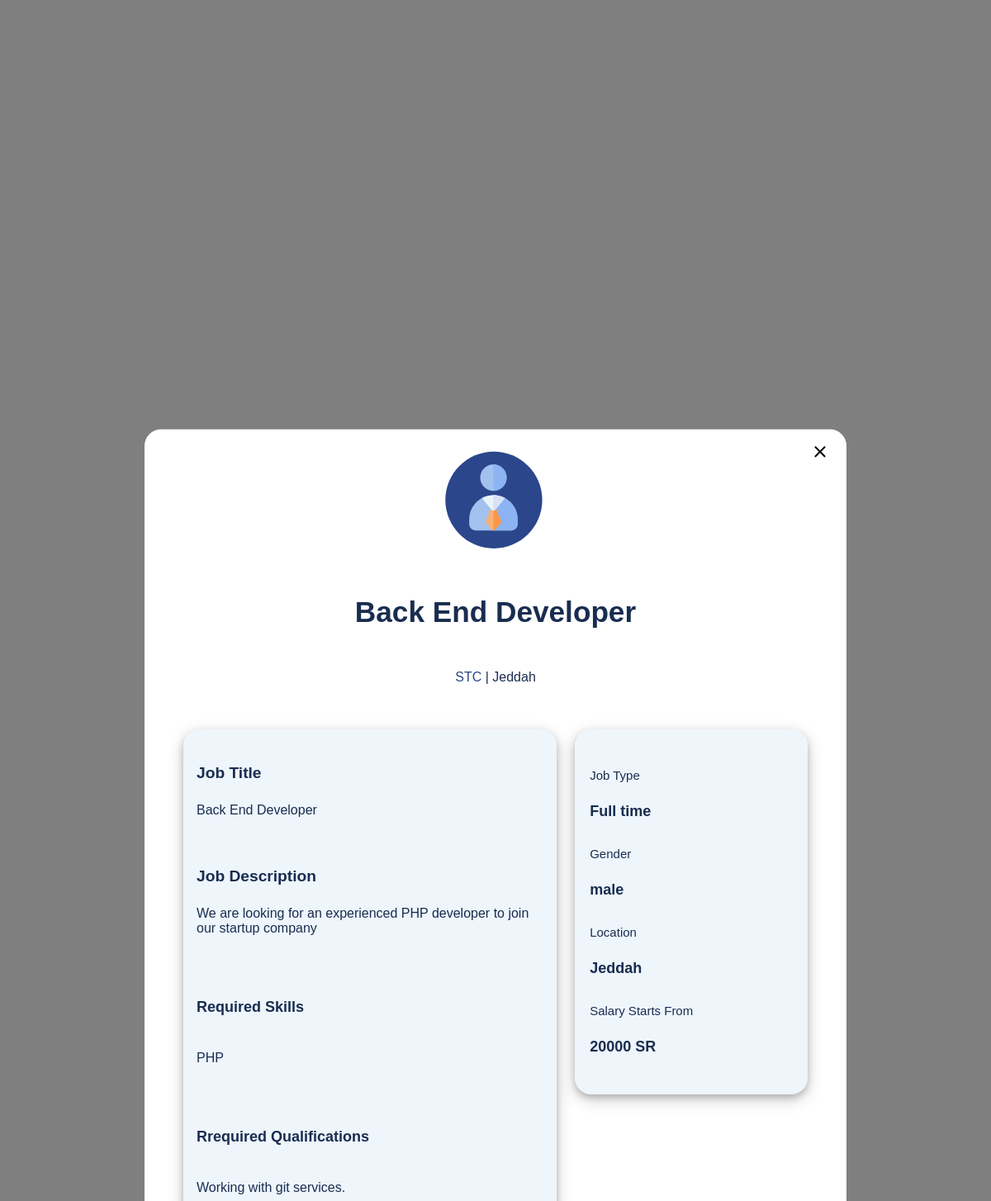
The page /JobDetailsPopUp.php?JOB_ID=1 on the database its author committed.
### tables this page shows
CREATE TABLE `job` (
  `ID` int(11) NOT NULL AUTO_INCREMENT,
  `city` varchar(50) NOT NULL,
  `major` varchar(50) NOT NULL,
  `position` varchar(50) NOT NULL,
  `jobType` varchar(10) NOT NULL,
  `companyName` varchar(50) NOT NULL,
  `title` varchar(50) NOT NULL,
  `description` text NOT NULL,
  `skills` text NOT NULL,
  `qualifications` text NOT NULL,
  `gender` varchar(10) NOT NULL,
  `salary` int(11) NOT NULL,
  `employer_email` varchar(50) NOT NULL,
       PRIMARY KEY(`ID`),
       
       FOREIGN KEY (`companyName`)
        REFERENCES `employer` (`name`) ON DELETE CASCADE ON UPDATE CASCADE ,    
        FOREIGN KEY (`employer_email`)
        REFERENCES `employer` (`email`) ON DELETE CASCADE 
        

);

### JobDetailsPopUp.php (the view, shortened to what this page needs)
<?php
if (!($database = mysqli_connect("localhost", "root", "")))
  die("<p>Could not connect to database</p>");
$jobID = $_SESSION['jobID'];
$Page = $_SESSION['Page'];
$query2 = "SELECT * FROM job WHERE ID = '$jobID'";
$result2 = mysqli_query($database, $query2);
if ($result2) {
  while ($data = mysqli_fetch_assoc($result2)) {
    $position = $data['position'];
    $jobType = $data['jobType'];
    $companyName = $data['companyName'];
    $title = $data['title'];
    $description = $data['description'];
    $skills = $data['skills'];
    $qualifications = $data['qualifications'];
    $gender = $data['gender'];
    $salary = $data['salary'];
    $city = $data['city'];
    $title = $data['title'];
  }
}
?>
<!DOCTYPE html>
<html lang="en">
<head>
  <link rel="stylesheet" href="styles/JobDetailsPopUp.css" />
</head>
<body>
  <div class="jobDeatailsContainer">
    <div class="closeBtn">
      <a class="closeIcon" href="<?php echo $Page . '.php'; ?>">
        </a>
    </div>
    <div class="JobHeader">
      <div class="companySVG">
      </div>
      <h1 style="font-weight :bolder"> <?php
                                        echo '' . $position; ?></h1>
      <h5>
        <form action="EmployerProfile.php" method="post" style="display: inline;">
          <button name="viewi" class="linkButton">
            <?php echo '' . $companyName; ?>
          </button>
        </form>
        | <?php echo '' . $city; ?>
      </h5>
    </div>
    <div class="details">
      <h4 style="font-weight:bolder ;">Job Title</h4>
      <p>
        <?php
        echo '' . $title; ?>
      </p>
      <br/>
      <h4 style="font-weight:bolder ;">Job Description</h4>
      <p>
        <?php
        echo '' . $description; ?>
      </p>
      <br/>
      <h6 style="font-weight: bold;">Required Skills</h6>
      <p>
        <?php
        echo '' . $skills; ?>
      </p>
      <br/>
      <h6 style="font-weight: bold;">Rrequired Qualifications</h6>
      <p id="QualificationsP">
        <?php
        echo '' . $qualifications; ?>
      </p>
    </div>
    <div class="sideBar">
      <div class="titleAndValueDiv">
        <h5>Job Type</h5>
        <p><?php
            echo '' . $jobType; ?></p>
      </div>
      <div class="titleAndValueDiv">
        <h5>Gender</h5>
        <p><?php
            echo '' . $gender; ?></p>
      </div>
      <div class="titleAndValueDiv">
        <h5>Location</h5>
        <p><?php echo '' . $city; ?></p>
      </div>
      <div class="titleAndValueDiv">
        <h5>Salary Starts From</h5>
        <p> <?php
            echo '' . $salary; ?> SR</p>
      </div>
    </div>
  </div>
</body>
</html>

### styles/JobDetailsPopUp.css (style rules this page uses)
.jobDeatailsContainer { font-family: "Lucida Sans", "Lucida Sans Regular", "Lucida Grande", "Lucida Sans Unicode", Geneva, Verdana, sans-serif; color: #192d50; z-index: 200000; background-color: white; border: 5px solid white; border-radius: 20px; left: 50%; top: 70%; transform: translate(-50%, -50%); height: max-content; width: 70%; padding-bottom: 2rem; position: absolute; }
.jobDeatailsContainer #companySVG, .companySVG { text-align: center; }
.jobDeatailsContainer .JobHeader h1 { text-align: center; font-size: 2.2rem; font-weight: 400; padding: 0.9rem 0; }
.jobDeatailsContainer .JobHeader h5 { text-align: center; font-size: 1rem; font-weight: 400; padding: 0.5rem; }
.jobDeatailsContainer .details { position: relative; float: left; list-style: none; width: 50%; height: fit-content; box-shadow: 0 4px 8px 0 rgba(0, 0, 0, 0.2), 0 6px 20px 0 rgba(0, 0, 0, 0.19); border-radius: 1.25rem; font-size: 1rem; padding: 1rem; margin-top: 1.25rem; margin-left: 5%; margin-right: 0.5rem; background-color: rgba(234, 243, 250, 0.8); padding-bottom: 1rem; }
.jobDeatailsContainer .details p { position: relative; }
.jobDeatailsContainer .sideBar { display: inline-block; position: relative; float: right; height: fit-content; box-shadow: 0 4px 8px 0 rgba(0, 0, 0, 0.2), 0 6px 20px 0 rgba(0, 0, 0, 0.19); border-radius: 20px; font-size: 1rem; padding: 15px; margin-top: 20px; background-color: rgba(234, 243, 250, 0.8); margin-right: 5%; width: 30%; }
.jobDeatailsContainer .titleAndValueDiv { margin: 2rem 0.2rem; }
.jobDeatailsContainer .titleAndValueDiv h5 { font-size: smaller; font-weight: 400; }
.jobDeatailsContainer .titleAndValueDiv, .jobDeatailsContainer .details h6 { font-size: large; font-weight: bold; }
.jobDeatailsContainer .details h4 { font-size: larger; }
.jobDeatailsContainer .sideBar p { font-weight: bolder; }
.jobDeatailsContainer .details h6 { font-weight: 400; }
.jobDeatailsContainer .closeIcon { position: absolute; top: 1%; left: 95%; z-index: 1; }
.linkButton { all: unset; color: #2b468b; }

### rows shown on the page
job: position "Back End Developer", companyName "STC", city "Jeddah", title "Back End Developer", description "We are looking for an experienced PHP developer to join our startup company", skills "PHP", qualifications "Working with git services.", jobType "Full time", gender "male", salary "20000"
